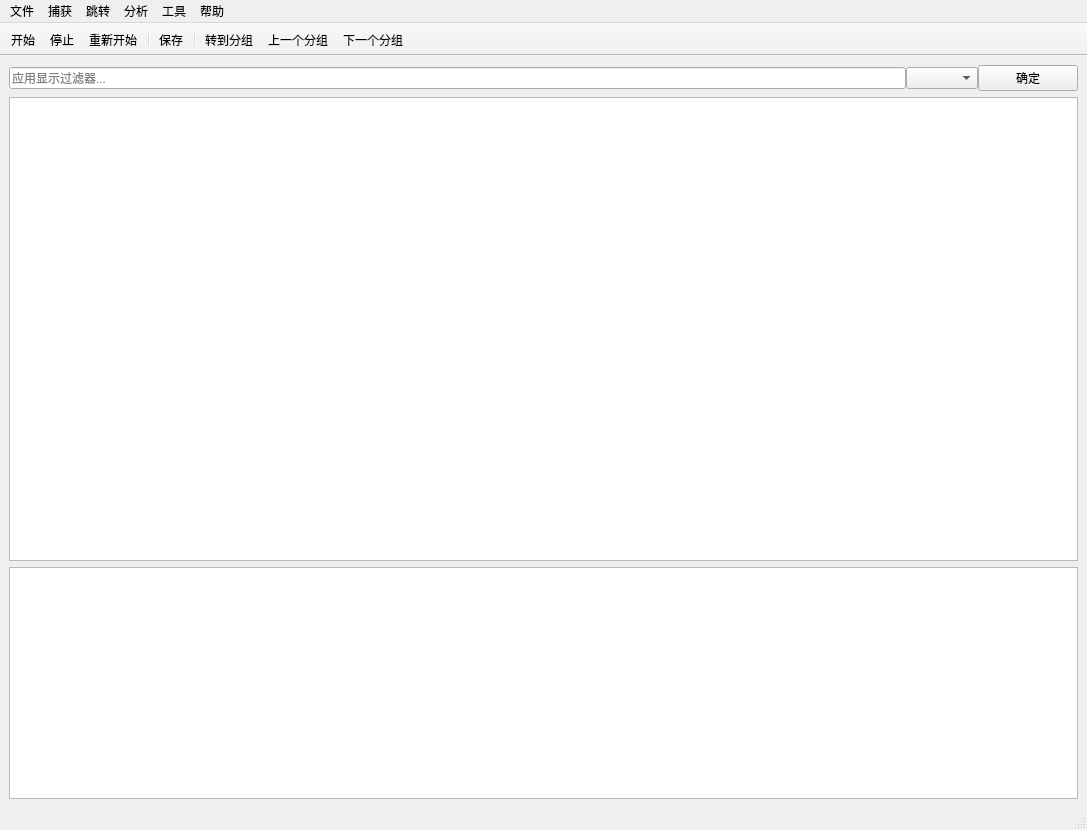
<?xml version="1.0" encoding="UTF-8"?>
<ui version="4.0">
 <class>MainWindow</class>
 <widget class="QMainWindow" name="MainWindow">
  <property name="geometry">
   <rect>
    <x>0</x>
    <y>0</y>
    <width>1087</width>
    <height>830</height>
   </rect>
  </property>
  <property name="windowTitle">
   <string>MainWindow</string>
  </property>
  <widget class="QWidget" name="centralwidget">
   <layout class="QVBoxLayout" name="verticalLayout" stretch="0,6,3">
    <item>
     <layout class="QHBoxLayout" name="horizontalLayout" stretch="9,0,1">
      <property name="spacing">
       <number>0</number>
      </property>
      <item>
       <widget class="QLineEdit" name="FilterEdit">
        <property name="statusTip">
         <string>应用显示过滤器...</string>
        </property>
        <property name="inputMask">
         <string/>
        </property>
        <property name="text">
         <string/>
        </property>
        <property name="dragEnabled">
         <bool>false</bool>
        </property>
        <property name="placeholderText">
         <string>应用显示过滤器...</string>
        </property>
       </widget>
      </item>
      <item>
       <widget class="QComboBox" name="QuickFilterComboBox">
        <property name="statusTip">
         <string>快速过滤</string>
        </property>
        <property name="currentText">
         <string/>
        </property>
       </widget>
      </item>
      <item>
       <widget class="QPushButton" name="FilterButton">
        <property name="text">
         <string>确定</string>
        </property>
        <property name="icon">
         <iconset>
          <normaloff>icon/filter.png</normaloff>icon/filter.png</iconset>
        </property>
       </widget>
      </item>
     </layout>
    </item>
    <item>
     <widget class="QColumnView" name="columnView">
      <property name="dragEnabled">
       <bool>false</bool>
      </property>
     </widget>
    </item>
    <item>
     <widget class="QTableView" name="tableView">
      <property name="dragEnabled">
       <bool>false</bool>
      </property>
     </widget>
    </item>
   </layout>
  </widget>
  <widget class="QMenuBar" name="menubar">
   <property name="geometry">
    <rect>
     <x>0</x>
     <y>0</y>
     <width>1087</width>
     <height>26</height>
    </rect>
   </property>
   <widget class="QMenu" name="menuFile">
    <property name="title">
     <string>文件</string>
    </property>
    <addaction name="actionOpen"/>
    <addaction name="separator"/>
    <addaction name="actionSave"/>
    <addaction name="actionExit"/>
   </widget>
   <widget class="QMenu" name="menuGoto">
    <property name="geometry">
     <rect>
      <x>344</x>
      <y>187</y>
      <width>137</width>
      <height>174</height>
     </rect>
    </property>
    <property name="title">
     <string>跳转</string>
    </property>
    <addaction name="actionGoto"/>
    <addaction name="actionAbove"/>
    <addaction name="actionBelow"/>
    <addaction name="actionFirst"/>
    <addaction name="actionLast"/>
   </widget>
   <widget class="QMenu" name="menuSniff">
    <property name="title">
     <string>捕获</string>
    </property>
    <addaction name="actionSet"/>
    <addaction name="separator"/>
    <addaction name="actionStart"/>
    <addaction name="actionStop"/>
    <addaction name="actionRestart"/>
   </widget>
   <widget class="QMenu" name="menuAnalyze">
    <property name="title">
     <string>分析</string>
    </property>
    <widget class="QMenu" name="menuQuickFilter">
     <property name="title">
      <string>快速过滤</string>
     </property>
     <addaction name="actionTCP"/>
     <addaction name="actionUDP"/>
     <addaction name="actionICMP"/>
     <addaction name="actionARP"/>
     <addaction name="actionHTTP"/>
     <addaction name="actionHTTPS"/>
     <addaction name="actionFTP"/>
     <addaction name="actionTELNET"/>
     <addaction name="actionIPv4"/>
     <addaction name="actionIPv6"/>
    </widget>
    <addaction name="actionFilter"/>
    <addaction name="menuQuickFilter"/>
   </widget>
   <widget class="QMenu" name="menuTools">
    <property name="title">
     <string>工具</string>
    </property>
    <addaction name="actionSendUDP"/>
    <addaction name="actionSendTCP"/>
    <addaction name="actionSendICMP"/>
   </widget>
   <widget class="QMenu" name="menuHelp">
    <property name="title">
     <string>帮助</string>
    </property>
    <addaction name="actionDoc"/>
    <addaction name="actionInfo"/>
   </widget>
   <addaction name="menuFile"/>
   <addaction name="menuSniff"/>
   <addaction name="menuGoto"/>
   <addaction name="menuAnalyze"/>
   <addaction name="menuTools"/>
   <addaction name="menuHelp"/>
  </widget>
  <widget class="QStatusBar" name="statusbar"/>
  <widget class="QToolBar" name="toolBar">
   <property name="windowTitle">
    <string>toolBar</string>
   </property>
   <property name="movable">
    <bool>false</bool>
   </property>
   <attribute name="toolBarArea">
    <enum>TopToolBarArea</enum>
   </attribute>
   <attribute name="toolBarBreak">
    <bool>false</bool>
   </attribute>
   <addaction name="actionStart2"/>
   <addaction name="actionStop2"/>
   <addaction name="actionRestart2"/>
   <addaction name="separator"/>
   <addaction name="actionSave2"/>
   <addaction name="separator"/>
   <addaction name="actionGoto2"/>
   <addaction name="actionAbove2"/>
   <addaction name="actionBelow2"/>
  </widget>
  <action name="actionOpen">
   <property name="text">
    <string>打开</string>
   </property>
   <property name="statusTip">
    <string>打开文件</string>
   </property>
   <property name="shortcut">
    <string>Ctrl+O</string>
   </property>
  </action>
  <action name="actionExit">
   <property name="text">
    <string>退出</string>
   </property>
   <property name="statusTip">
    <string>退出WhaleTrace</string>
   </property>
   <property name="shortcut">
    <string>Ctrl+Q</string>
   </property>
  </action>
  <action name="actionSave">
   <property name="text">
    <string>保存</string>
   </property>
   <property name="statusTip">
    <string>保存当前文件</string>
   </property>
   <property name="shortcut">
    <string>Ctrl+S</string>
   </property>
  </action>
  <action name="actionSet">
   <property name="text">
    <string>设置</string>
   </property>
   <property name="statusTip">
    <string>设置</string>
   </property>
   <property name="shortcut">
    <string/>
   </property>
  </action>
  <action name="actionStart">
   <property name="text">
    <string>开始</string>
   </property>
   <property name="statusTip">
    <string>开始捕获</string>
   </property>
   <property name="shortcut">
    <string>Ctrl+E</string>
   </property>
  </action>
  <action name="actionStop">
   <property name="text">
    <string>停止</string>
   </property>
   <property name="statusTip">
    <string>停止捕获</string>
   </property>
   <property name="shortcut">
    <string/>
   </property>
  </action>
  <action name="actionRestart">
   <property name="text">
    <string>重新开始</string>
   </property>
   <property name="statusTip">
    <string>重新开始捕获</string>
   </property>
   <property name="shortcut">
    <string>Ctrl+R</string>
   </property>
  </action>
  <action name="actionGoto">
   <property name="text">
    <string>转至分组</string>
   </property>
   <property name="statusTip">
    <string>跳转到指定分组</string>
   </property>
   <property name="whatsThis">
    <string>跳转到指定分组</string>
   </property>
   <property name="shortcut">
    <string>Ctrl+G</string>
   </property>
  </action>
  <action name="actionAbove">
   <property name="text">
    <string>上一个分组</string>
   </property>
   <property name="statusTip">
    <string>跳转至上一个分组</string>
   </property>
   <property name="whatsThis">
    <string/>
   </property>
   <property name="shortcut">
    <string>Ctrl+Up</string>
   </property>
  </action>
  <action name="actionBelow">
   <property name="text">
    <string>下一个分组</string>
   </property>
   <property name="statusTip">
    <string>跳转至下一个分组</string>
   </property>
   <property name="whatsThis">
    <string/>
   </property>
   <property name="shortcut">
    <string>Ctrl+Down</string>
   </property>
  </action>
  <action name="actionFirst">
   <property name="text">
    <string>首个分组</string>
   </property>
   <property name="statusTip">
    <string>跳转至第一个分组</string>
   </property>
   <property name="whatsThis">
    <string/>
   </property>
  </action>
  <action name="actionLast">
   <property name="text">
    <string>最新分组</string>
   </property>
   <property name="statusTip">
    <string>跳转至最后一个分组</string>
   </property>
   <property name="whatsThis">
    <string/>
   </property>
  </action>
  <action name="actionSave_2">
   <property name="text">
    <string>baocun </string>
   </property>
  </action>
  <action name="actionFilter">
   <property name="text">
    <string>显示过滤器</string>
   </property>
   <property name="statusTip">
    <string>显示过滤器</string>
   </property>
  </action>
  <action name="actionTCP">
   <property name="text">
    <string>TCP</string>
   </property>
  </action>
  <action name="actionUDP">
   <property name="text">
    <string>UDP</string>
   </property>
  </action>
  <action name="actionICMP">
   <property name="text">
    <string>ICMP</string>
   </property>
  </action>
  <action name="actionARP">
   <property name="text">
    <string>ARP</string>
   </property>
  </action>
  <action name="actionHTTP">
   <property name="text">
    <string>HTTP</string>
   </property>
  </action>
  <action name="actionHTTPS">
   <property name="text">
    <string>HTTPS</string>
   </property>
  </action>
  <action name="actionFTP">
   <property name="text">
    <string>FTP</string>
   </property>
  </action>
  <action name="actionTELNET">
   <property name="text">
    <string>TELNET</string>
   </property>
  </action>
  <action name="actionIPv4">
   <property name="text">
    <string>IPv4</string>
   </property>
  </action>
  <action name="actionIPv6">
   <property name="text">
    <string>IPv6</string>
   </property>
  </action>
  <action name="actionSendUDP">
   <property name="text">
    <string>发送UDP包</string>
   </property>
   <property name="statusTip">
    <string>发送UDP包</string>
   </property>
   <property name="whatsThis">
    <string/>
   </property>
  </action>
  <action name="actionSendTCP">
   <property name="text">
    <string>发送TCP包</string>
   </property>
   <property name="statusTip">
    <string>发送TCP包</string>
   </property>
   <property name="whatsThis">
    <string/>
   </property>
  </action>
  <action name="actionSendICMP">
   <property name="text">
    <string>发送ICMP包</string>
   </property>
   <property name="statusTip">
    <string>发送ICMP包</string>
   </property>
   <property name="whatsThis">
    <string/>
   </property>
  </action>
  <action name="actionDoc">
   <property name="text">
    <string>说明文档</string>
   </property>
   <property name="statusTip">
    <string>打开说明文档</string>
   </property>
   <property name="shortcut">
    <string>F1</string>
   </property>
  </action>
  <action name="actionInfo">
   <property name="text">
    <string>关于</string>
   </property>
   <property name="statusTip">
    <string>关于WhaleTrace</string>
   </property>
  </action>
  <action name="actionStart2">
   <property name="checkable">
    <bool>true</bool>
   </property>
   <property name="icon">
    <iconset>
     <normaloff>icon/start.png</normaloff>icon/start.png</iconset>
   </property>
   <property name="text">
    <string>开始</string>
   </property>
   <property name="statusTip">
    <string>开始嗅探</string>
   </property>
  </action>
  <action name="actionStop2">
   <property name="icon">
    <iconset>
     <normaloff>icon/stop.png</normaloff>icon/stop.png</iconset>
   </property>
   <property name="text">
    <string>停止</string>
   </property>
   <property name="statusTip">
    <string>停止嗅探</string>
   </property>
  </action>
  <action name="actionRestart2">
   <property name="icon">
    <iconset>
     <normaloff>icon/restart.png</normaloff>icon/restart.png</iconset>
   </property>
   <property name="text">
    <string>重新开始</string>
   </property>
   <property name="statusTip">
    <string>重新开始嗅探</string>
   </property>
  </action>
  <action name="actionSave2">
   <property name="icon">
    <iconset>
     <normalon>icon/save.png</normalon>
    </iconset>
   </property>
   <property name="text">
    <string>保存</string>
   </property>
   <property name="statusTip">
    <string>保存当前文件</string>
   </property>
  </action>
  <action name="actionGoto2">
   <property name="icon">
    <iconset>
     <normaloff>icon/goto.png</normaloff>icon/goto.png</iconset>
   </property>
   <property name="text">
    <string>转到分组</string>
   </property>
   <property name="statusTip">
    <string>转到分组</string>
   </property>
  </action>
  <action name="actionAbove2">
   <property name="icon">
    <iconset>
     <normaloff>icon/above.png</normaloff>icon/above.png</iconset>
   </property>
   <property name="text">
    <string>上一个分组</string>
   </property>
   <property name="statusTip">
    <string>跳转至上一个分组</string>
   </property>
   <property name="whatsThis">
    <string/>
   </property>
   <property name="shortcut">
    <string>Ctrl+Up</string>
   </property>
  </action>
  <action name="actionBelow2">
   <property name="icon">
    <iconset>
     <normaloff>icon/below.png</normaloff>icon/below.png</iconset>
   </property>
   <property name="text">
    <string>下一个分组</string>
   </property>
   <property name="statusTip">
    <string>跳转至下一个分组</string>
   </property>
   <property name="whatsThis">
    <string/>
   </property>
   <property name="shortcut">
    <string>Ctrl+Down</string>
   </property>
  </action>
 </widget>
 <resources/>
 <connections>
  <connection>
   <sender>actionExit</sender>
   <signal>triggered()</signal>
   <receiver>MainWindow</receiver>
   <slot>close()</slot>
   <hints>
    <hint type="sourcelabel">
     <x>-1</x>
     <y>-1</y>
    </hint>
    <hint type="destinationlabel">
     <x>454</x>
     <y>257</y>
    </hint>
   </hints>
  </connection>
 </connections>
</ui>
